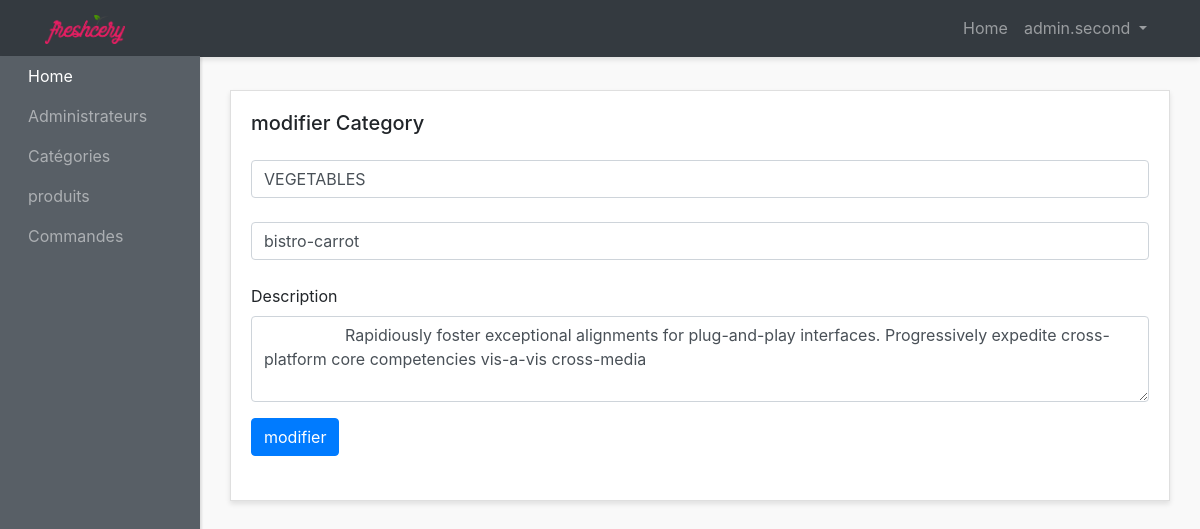
/admin-panel/categories-admins/update-category.php?id=1 (signed in), run on the app's committed database.
### tables this page shows
CREATE TABLE `categories` (
  `id` int(3) NOT NULL,
  `name` varchar(200) NOT NULL,
  `image` varchar(200) NOT NULL,
  `icon` varchar(200) NOT NULL,
  `description` varchar(200) NOT NULL,
  `created_at` timestamp NOT NULL DEFAULT current_timestamp()
);

### admin-panel/categories-admins/update-category.php (the view, shortened to what this page needs)
<?php require "../layouts/header.php"; ?>
<?php require "../../config/config.php"; ?>
<?php
  if(isset($_GET['id'])) {
    $id = $_GET['id'];
    $select = $conn->query("SELECT * FROM categories WHERE id='$id'");
    $select->execute();
    $category = $select->fetch(PDO::FETCH_OBJ);
  }
?>
       <div class="row">
        <div class="col">
          <div class="card">
            <div class="card-body">
              <h5 class="card-title mb-5 d-inline">modifier Category</h5>
              <form method="POST" action="update-category.php?id=<?php echo $id; ?>">
                <div class="form-outline mb-4 mt-4">
                  <input type="text" name="name" id="form2Example1" value="<?php echo $category->name; ?>" class="form-control" placeholder="name" />
                </div>
                <div class="form-outline mb-4 mt-4">
                  <input type="text" name="icon" id="form2Example1" value="<?php echo $category->icon; ?>" class="form-control" placeholder="icon" />
                </div>
                <div class="form-group">
                  <label for="exampleFormControlTextarea1">Description</label>
                  <textarea name="description" placeholder="description" class="form-control" id="exampleFormControlTextarea1" rows="3">
                  <?php echo $category->description; ?>
                  </textarea>
                </div>
                <button type="submit" name="submit" class="btn btn-primary  mb-4 text-center">modifier</button>
              </form>
            </div>
          </div>
        </div>
      </div>
<?php require "../layouts/footer.php"; ?>

### admin-panel/styles/style.css (style rules this page uses)
body { background:#f9f9f9; }
.card { margin-bottom: 15px; border-radius:0; box-shadow: 0 3px 5px rgba(0,0,0,.1); }

### data on the page
categories: name "VEGETABLES", icon "bistro-carrot", description "Rapidiously foster exceptional alignments for plug-and-play interfaces. Progressively expedite cross-platform core competencies vis-a-vis cross-media"

### other printed values
$_SESSION['adminname'] "admin.second"
